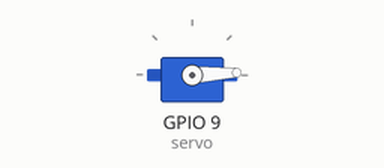
A sketch run on a simulated ESP32. On the bench: servo.

Above: at 0.05 s.
At 1.3 s:
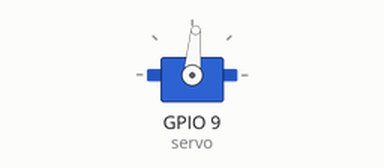
At 2.6 s:
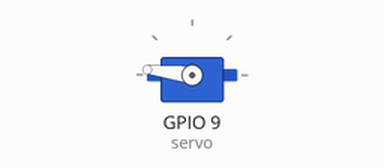
At 5.2 s:
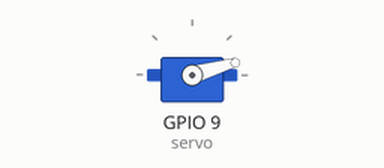
Timing chart, 0 to 7.1 s (numbered marks = the images above):
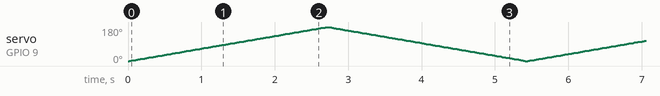

The sketch:

servo-motor.ino
```cpp
/*
  SERVO MOTOR - AC
  cant control angle of shaft spin || no specific stop position || +ve, -ve pins
  servomotor has built-in features to adjust angle of shaft || specific shaft position exists || +ve, -ve and signal pins
  0 to 180 degrees only

  PWN -> Pulse Width Modulation
  Applications: robotics, smart locks
*/

#include <ESP32Servo.h>

Servo servo;
int pos = 0;

void setup() {
  Serial.begin(115200); //changing modrate
  servo.attach(9); //pin where motor will be attached
}

void loop() {
  for(pos=0; pos<=180; pos++) {
    servo.write(pos); //servo rotation
    delay(15);
  }
  for(pos=180; pos>=0; pos--) {
    servo.write(pos); //servo rotation
    delay(15);
  }
}
```
